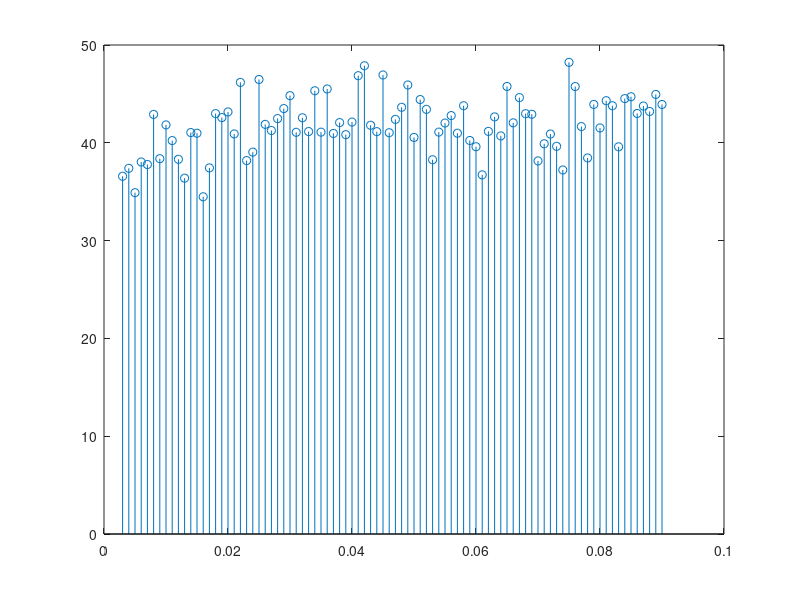
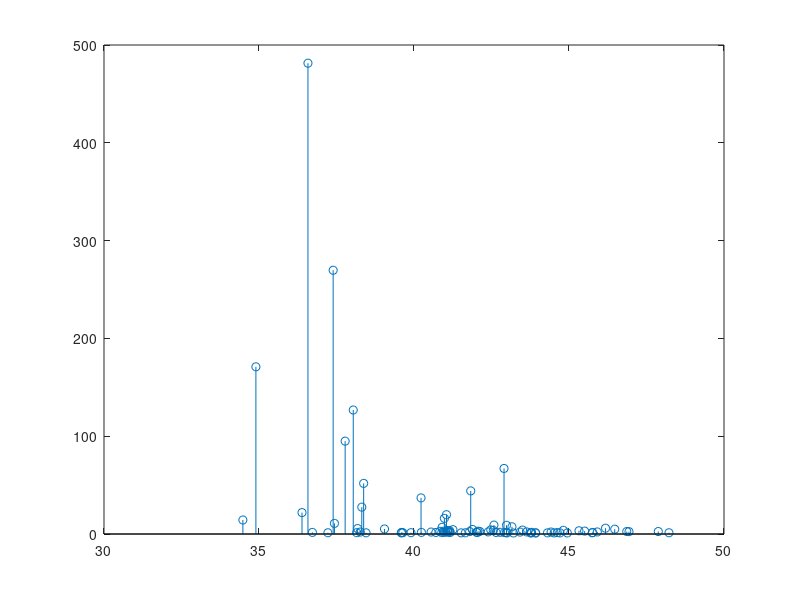

MATLAB code for these plots, in order:
clear all; close all; clc;
load lorgrafico.dat
load custo.dat
h=lorgrafico(:,1);
err=lorgrafico(:,2);
tempo=h.*err;
% stem3(tempo,h,er)
% view(15,20)
figure(1)
stem(h, tempo)
figure(2)
stem(tempo, custo) 
% hold on
% plot(err)
